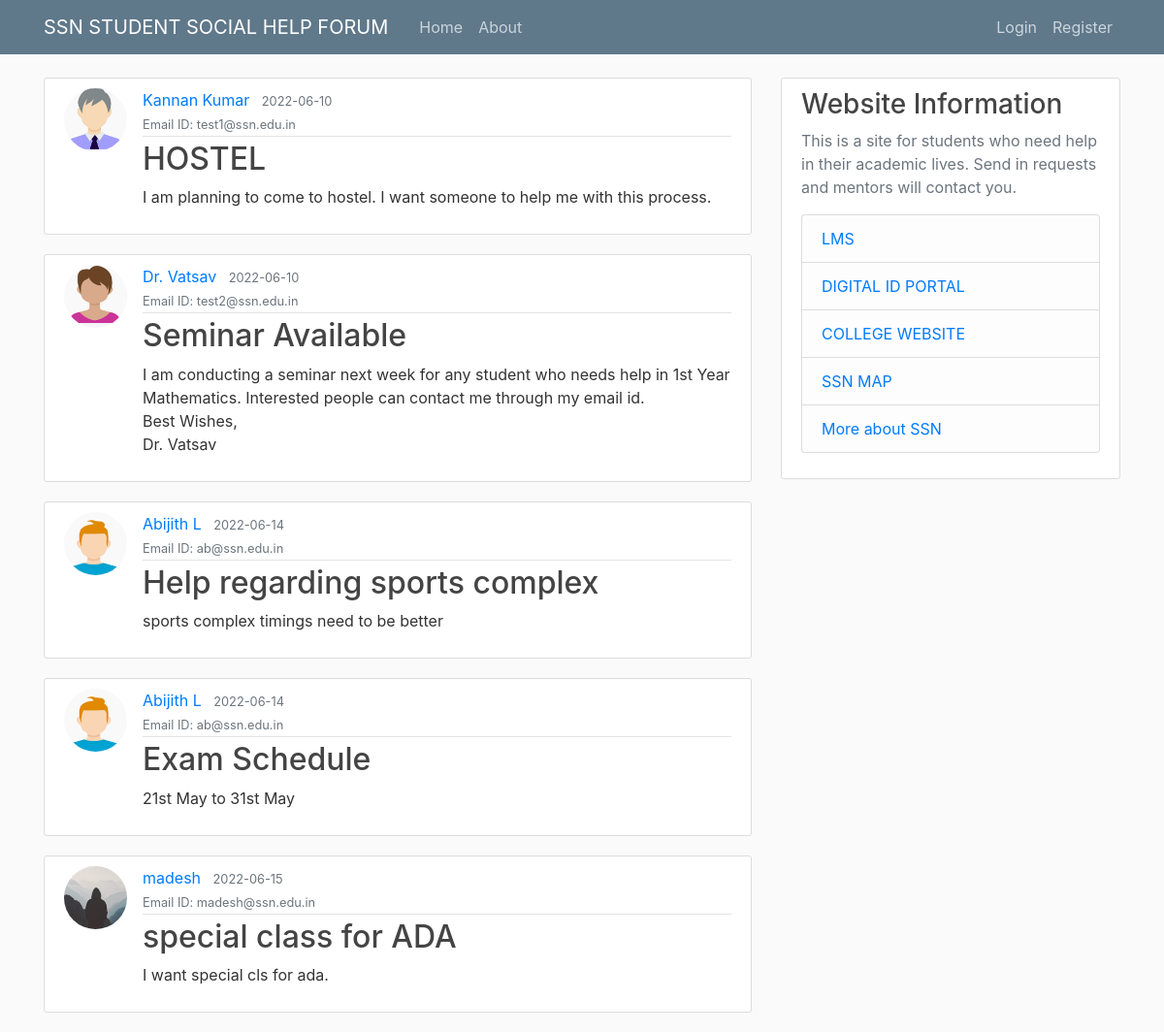
The page /home on the database its author committed.
### flaskblog/models.py (models this page shows, shortened)
class Post(db.Model):
    id = db.Column(db.Integer, primary_key=True)
    title = db.Column(db.String(100), nullable=False)
    date_posted = db.Column(db.DateTime, nullable=False, default=datetime.utcnow)
    content = db.Column(db.Text, nullable=False)
    user_id = db.Column(db.Integer, db.ForeignKey('user.id'), nullable=False)

class User(db.Model, UserMixin):
    id = db.Column(db.Integer, primary_key=True)
    username = db.Column(db.String(20), unique=True, nullable=False)
    email = db.Column(db.String(120), unique=True, nullable=False)
    image_file = db.Column(db.String(20), nullable=False, default='default.jpg')
    password = db.Column(db.String(60), nullable=False)
    posts = db.relationship('Post', backref='author', lazy=True)

### flaskblog/routes.py (the view)
@app.route("/")
@app.route("/home")
def home():
    posts = Post.query.all()
    return render_template('home.html', posts=posts)

### flaskblog/templates/home.html
{% extends "layout.html" %}
{% block content %}
    {% for post in posts %}
        <article class="media content-section">
            <img class="rounded-circle article-img" src="{{ url_for('static', filename='profile_pics/' + post.author.image_file) }}">
            <div class="media-body">
                <div class="article-metadata">
                    <a class="mr-2" href="#">{{ post.author.username }}</a>
                    <small class="text-muted">{{ post.date_posted.strftime('%Y-%m-%d') }}</small>
                    <small class="text-muted"> <br /> Email ID: {{ post.author.email}}</small>
                </div>
                <h2><a class="article-title" href="{{url_for('post', post_id = post.id)}}">{{ post.title }}</a></h2>
                <p class="article-content">{{ post.content }}</p>
            </div>
        </article>
    {% endfor %}
{% endblock content %}

### flaskblog/templates/layout.html (shortened to what this page needs)
<!DOCTYPE html>
<html>
<head>
    <link rel="stylesheet" href="https://maxcdn.bootstrapcdn.com/bootstrap/4.0.0/css/bootstrap.min.css">
    <link rel="stylesheet" type="text/css" href="{{url_for('static',filename = 'main.css')}}" >
</head>
<body>
    <header class="site-header">
        <nav class="navbar navbar-expand-md navbar-dark bg-steel fixed-top">
            <div class="container">
                <a class="navbar-brand mr-4" href="{{url_for('home')}}">SSN STUDENT SOCIAL HELP FORUM</a>
                <div class="collapse navbar-collapse" id="navbarToggle">
                    <div class="navbar-nav mr-auto">
                        <a class="nav-item nav-link" href="{{url_for('home')}}">Home</a>
                        <a class="nav-item nav-link" href="{{url_for('about')}}">About</a>
                    </div>
                    <div class="navbar-nav">
                        {% if current_user.is_authenticated %}
                            <a class="nav-item nav-link" href="{{ url_for('new_post') }}">New Post</a>
                            <a class="nav-item nav-link" href="{{ url_for('account') }}">Account</a>
                            <a class="nav-item nav-link" href="{{ url_for('logout') }}">Logout</a>
                        {% else %}
                            <a class="nav-item nav-link" href="{{ url_for('login') }}">Login</a>
                            <a class="nav-item nav-link" href="{{ url_for('register') }}">Register</a>
                        {% endif %}
                    </div>
                </div>
            </div>
        </nav>
    </header>
    <main role="main" class="container">
        <div class="row">
            <div class="col-md-8">
                {% block content %}{% endblock %}
            </div>
            <div class="col-md-4">
                <div class="content-section">
                    <h3>Website Information</h3>
                    <p class='text-muted'>
                        This is a site for students who need help in their academic lives. Send in requests and mentors will contact you.
                        <ul class="list-group">
                            <li class="list-group-item list-group-item-light"><a href="https://lms.ssn.edu.in/" target="_blank">LMS</a></li>
                            <li class="list-group-item list-group-item-light"><a href="https://digitalid.ssn.edu.in/" target="_blank">DIGITAL ID PORTAL</a></li>
                            <li class="list-group-item list-group-item-light"><a href="https://www.ssn.edu.in/" target="_blank">COLLEGE WEBSITE</a></li>
                            <li class="list-group-item list-group-item-light"><a href="{{url_for('map')}}">SSN MAP</a></li>
                            <li class="list-group-item list-group-item-light"><a href="https://www.ssn.edu.in/college-of-engineering/" target="_blank">More about SSN</a></li>
                        </ul>
                    </p>
                </div>
            </div>
        </div>
    </main>
</body>
</html>

### flaskblog/static/main.css (style rules this page uses)
body { background: #fafafa; color: #333333; margin-top: 5rem; }
h1, h2, h3, h4, h5, h6 { color: #444444; }
.bg-steel { background-color: #5f788a; }
.site-header .navbar-nav .nav-link { color: #cbd5db; }
.content-section { background: #ffffff; padding: 10px 20px; border: 1px solid #dddddd; border-radius: 3px; margin-bottom: 20px; }
.article-title { color: #444444; }
.article-content { white-space: pre-line; }
.article-img { height: 65px; width: 65px; margin-right: 16px; }
.article-metadata { padding-bottom: 1px; margin-bottom: 4px; border-bottom: 1px solid #e3e3e3 }

### rows shown on the page
Post: image_file (picture), author.username "Kannan Kumar", date_posted "2022-06-10", author.email "test1@ssn.edu.in", title "HOSTEL", content "I am planning to come to hostel. I want someone to help me with this process."
Post: image_file (picture), author.username "Dr. Vatsav", date_posted "2022-06-10", author.email "test2@ssn.edu.in", title "Seminar Available", content "I am conducting a seminar next week for any student who needs help in 1st Year Mathematics. Interested people can contact me through my email id. Best Wishes, Dr. Vatsav"
Post: image_file (picture), author.username "Abijith L", date_posted "2022-06-14", author.email "ab@ssn.edu.in", title "Help regarding sports complex", content "sports complex timings need to be better"
Post: image_file (picture), author.username "Abijith L", date_posted "2022-06-14", author.email "ab@ssn.edu.in", title "Exam Schedule", content "21st May to 31st May"
Post: image_file (placeholder picture), author.username "madesh", date_posted "2022-06-15", author.email "madesh@ssn.edu.in", title "special class for ADA", content "I want special cls for ada."
